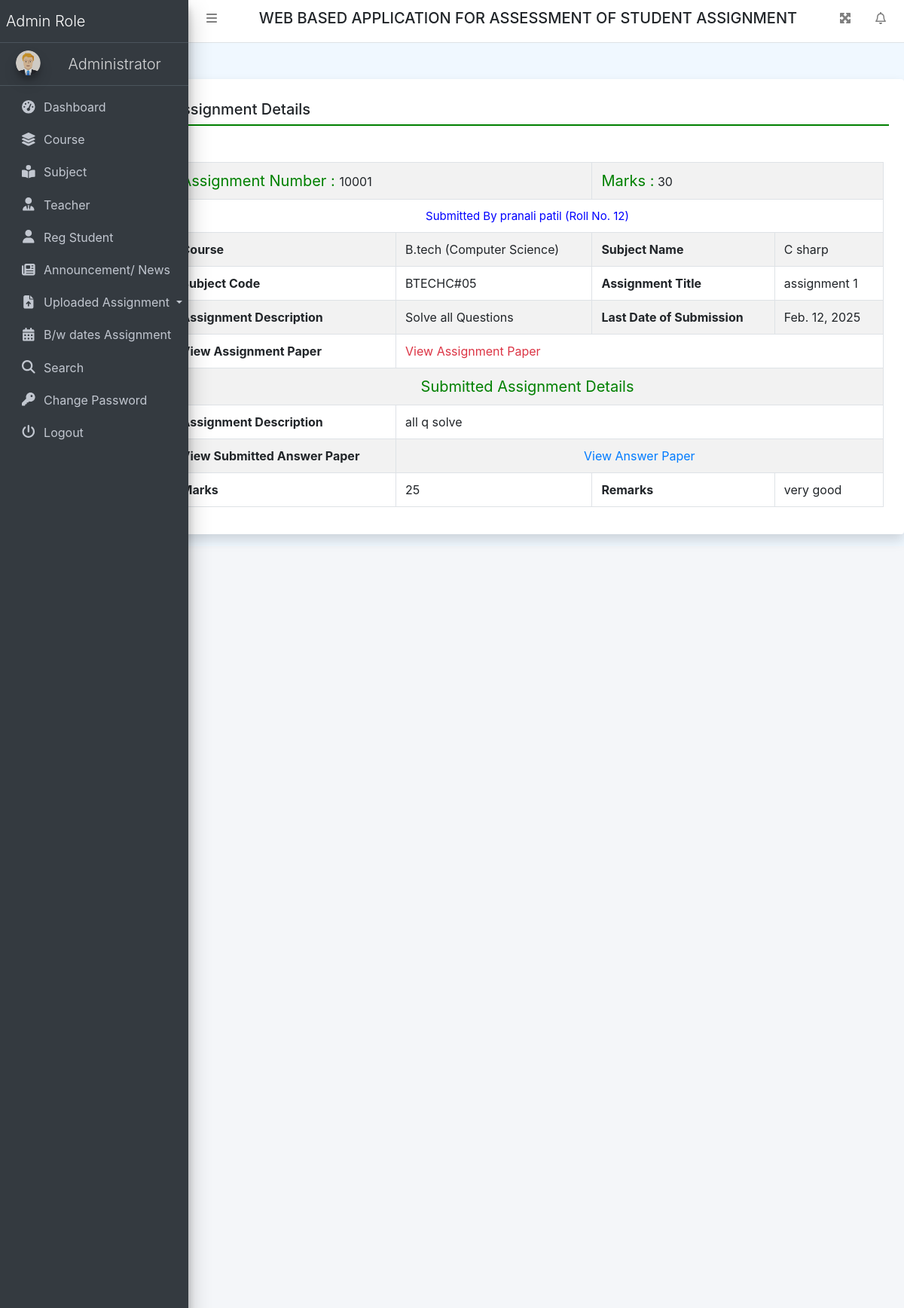
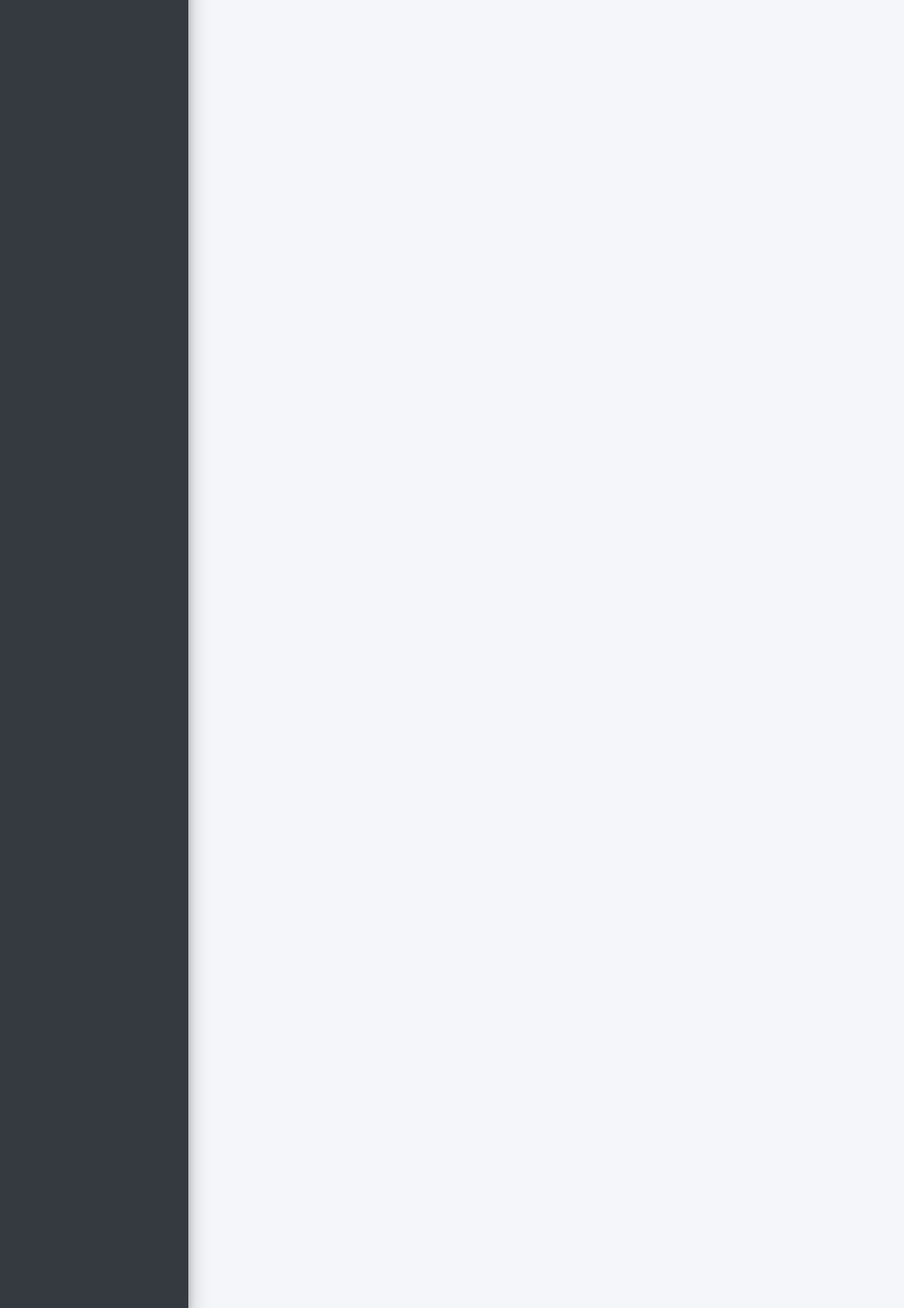
The page /adminviewsubmitAssign/8 (signed in) on the database its author committed (2 pictures, top to bottom).
### collegeAssignment/models.py (models this page shows, shortened)
class Uploadass(models.Model):
    assignment = models.ForeignKey(Assigment, on_delete=models.CASCADE)
    userdetail = models.ForeignKey(UserDetail, on_delete=models.CASCADE)
    Assdesc = models.CharField(max_length=300, null=True)
    AnswerFile = models.FileField(null=True)
    SubmitDate = models.DateField(null=True)
    Marks = models.CharField(max_length=100, null=True)
    Remarks = models.CharField(max_length=250, null=True)
    UpdationDate = models.DateField(null=True)

class Assigment(models.Model):
    teacher = models.ForeignKey(Teacher, on_delete=models.CASCADE)
    course = models.ForeignKey(Course, on_delete=models.CASCADE)
    subject = models.ForeignKey(Subject, on_delete=models.CASCADE)
    AssignmentNumber = models.IntegerField(null=True)
    AssignmentTitle = models.CharField(max_length=150, null=True)
    AssignmentDescription = models.CharField(max_length=300, null=True)
    SubmissionDate = models.DateField(null=True)
    AssignmentMarks = models.CharField(max_length=150, null=True)
    AssignmentFile = models.FileField(max_length=200, null=True)
    CreationDate = models.DateTimeField(auto_now_add=True)

class UserDetail(models.Model):
    user = models.ForeignKey(User, on_delete=models.CASCADE)
    MobileNumber = models.CharField(max_length=200, null=True)
    course = models.ForeignKey(Course, on_delete=models.CASCADE)
    RollNumber = models.CharField(max_length=200, null=True)
    RegDate = models.DateTimeField(auto_now_add=True)

class Course(models.Model):
    BranchName = models.CharField(max_length=150, null=True)
    CourseName = models.CharField(max_length=200, null=True)
    CreationDate = models.DateTimeField(auto_now_add=True)

class Subject(models.Model):
    course = models.ForeignKey(Course, on_delete=models.CASCADE)
    SubjectFullname = models.CharField(max_length=200, null=True)
    SubjectShortname = models.CharField(max_length=50, null=True)
    SubjectCode = models.CharField(max_length=50, null=True)
    CreationDate = models.DateTimeField(auto_now_add=True)

### collegeAssignment/views.py (the view)
# urls.py: path('adminviewsubmitAssign/<int:pid>', adminviewsubmitAssign, name='adminviewsubmitAssign'),
def adminviewsubmitAssign(request, pid):
    if not request.user.is_authenticated:
        return redirect('admin_login')
    uploadAssign = Uploadass.objects.get(id=pid)
    return render(request, 'adminviewsubmitAssign.html', locals())

### collegeAssignment/templates/adminviewsubmitAssign.html
{% extends 'header.html' %}
{% block main %}
<div class="card shadow mt-5 offset-2">
    <div class="card-body">
        <h5 class="p-2" style="border-bottom: 2px solid green;">Assignment Details</h5>
        <div class="container-fluid mt-3">
            <table border="1" class="table table-striped table-bordered first mt-5">
                <tr>
                    <td colspan="2"><span style="font-size : 20px; color : green">Assignment Number : </span>
                        {{uploadAssign.assignment.AssignmentNumber}}
                    </td>
                    <td colspan="2"><span style="font-size : 20px; color : green">Marks  :</span>
                        {{uploadAssign.assignment.AssignmentMarks}}
                    </td>
                </tr>
                <tr>
                    <td colspan="4"><span style="font-size : 15px; color: blue"><center>Submitted By {{uploadAssign.userdetail.user.first_name}} {{uploadAssign.userdetail.user.last_name}} (Roll No. {{uploadAssign.userdetail.RollNumber}})</center> </span></td>
                </tr>
                <tr>
                    <th>Course</th>
                    <td>{{uploadAssign.assignment.course.CourseName}} ({{uploadAssign.assignment.course.BranchName}})</td>
                    <th>Subject Name</th>
                    <td>{{uploadAssign.assignment.subject.SubjectFullname}}</td>
                </tr>
                <tr>
                    <th>Subject Code</th>
                    <td>{{uploadAssign.assignment.subject.SubjectCode}}</td>
                    <th>Assignment Title</th>
                    <td>{{uploadAssign.assignment.AssignmentTitle}}</td>
                </tr>
                <tr>
                    <th>Assignment Description</th>
                    <td>{{uploadAssign.assignment.AssignmentDescription}}</td>
                    <th>Last Date of Submission</th>
                    <td>{{uploadAssign.assignment.SubmissionDate}}</td>
                </tr>
                <tr>
                    <th>View Assignment Paper</th>
                    <td colspan="3"><a href="{{uploadAssign.assignment.AssignmentFile.url}}" class="text-danger">View Assignment
                        Paper</a></td>
                </tr>
                <tr>
                    <td colspan="4"><span style="font-size : 20px; color : green"><center>Submitted Assignment Details</center> </span></td>
                </tr>
                <tr>
                    <th>Assignment Description</th>
                    <td colspan="3">{{uploadAssign.Assdesc}}</td>
                </tr>
                <tr>
                    <th>View Submitted Answer Paper</th>
                    <td colspan="3"><a href="{{uploadAssign.AnswerFile.url}}" class="text-primary"><center>View Answer Paper </center></a></td>
                </tr>
                <tr>
                    {% if uploadAssign.Marks == None %}
                    <th>Marks</th>
                    <td>Not Updated Yet</td>
                    {% else %}
                    <th>Marks</th>
                    <td>{{uploadAssign.Marks}}</td>
                    {% endif %}
                    {% if uploadAssign.Remarks == None %}
                    <th>Remarks</th>
                    <td>Not Updated Yet</td>
                    {% else %}
                    <th>Remarks</th>
                    <td>{{uploadAssign.Remarks}}</td>
                    {% endif %}
                </tr>
            </table>
        </div>
    </div>
</div>
{% endblock %}

### collegeAssignment/templates/header.html (style rules this page uses)
body { background-color: aliceblue; }

### rows shown on the page
Uploadass: assignment.AssignmentNumber "10001", assignment.AssignmentMarks "30", userdetail.user.first_name "pranali", userdetail.user.last_name "patil", userdetail.RollNumber "12", assignment.course.CourseName "B.tech", assignment.course.BranchName "Computer Science", assignment.subject.SubjectFullname "C sharp", assignment.subject.SubjectCode "BTECHC#05", assignment.AssignmentTitle "assignment 1", assignment.AssignmentDescription "Solve all Questions", assignment.SubmissionDate "Feb. 12, 2025", Assdesc "all q solve", Marks "25", Remarks "very good"
